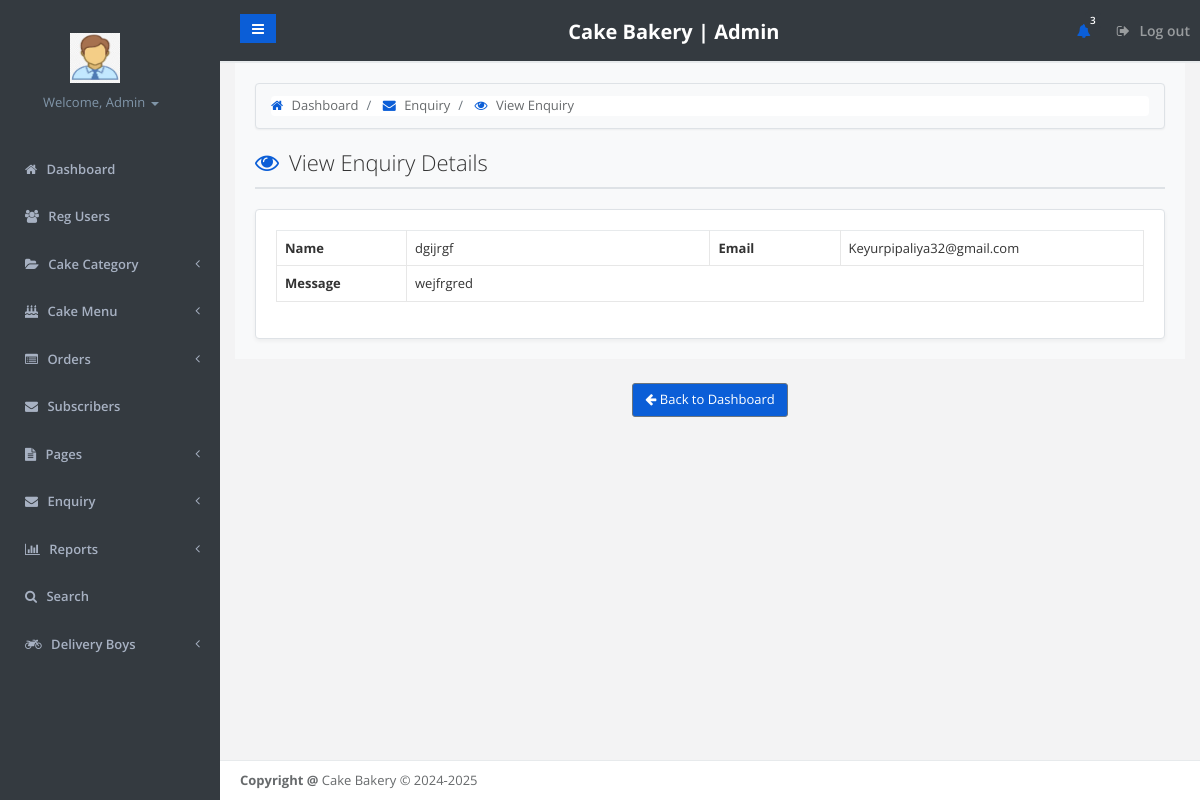
The app's page /admin/view-enquiry.php?viewid=1 (signed in) with its own data.
### tables this page shows
CREATE TABLE `tblcontact` (
  `ID` int(10) NOT NULL,
  `Name` varchar(200) DEFAULT NULL,
  `Email` varchar(200) DEFAULT NULL,
  `Message` mediumtext DEFAULT NULL,
  `EnquiryDate` timestamp NOT NULL DEFAULT current_timestamp(),
  `IsRead` int(5) DEFAULT NULL,
  `reply` varchar(255) DEFAULT NULL
);

### admin/view-enquiry.php (the view, shortened to what this page needs)
<?php
include('includes/dbconnection.php');
if (strlen($_SESSION['fosaid']==0)) {
  header('location:logout.php');
  } else{
$vid=$_GET['viewid'];
  ?>
<!DOCTYPE html>
<html>
<head>
    <link href="css/bootstrap.min.css" rel="stylesheet">
    <link href="font-awesome/css/font-awesome.css" rel="stylesheet">
    <link href="css/plugins/iCheck/custom.css" rel="stylesheet">
    <link href="css/plugins/steps/jquery.steps.css" rel="stylesheet">
    <link href="css/animate.css" rel="stylesheet">
    <link href="css/style.css" rel="stylesheet">
</head>
<body>
    <div id="wrapper">
    <?php include_once('includes/leftbar.php');?>
        <div id="page-wrapper" class="gray-bg">
             <?php include_once('includes/header.php');?>
        <div class="wrapper wrapper-content animated fadeInRight">
            <div class="row">
                <div class="col-lg-12">
                    <div class="breadcrumb-container">
                        <ol class="breadcrumb">
                            <li class="breadcrumb-item">
                                <a href="dashboard.php"><i class="fa fa-home"></i> Dashboard</a>
                            </li>
                            <li class="breadcrumb-item">
                                <a href="readenq.php"><i class="fa fa-envelope"></i> Enquiry</a>
                            </li>
                            <li class="breadcrumb-item active">
                                <i class="fa fa-eye"></i> View Enquiry
                            </li>
                        </ol>
                    </div>
                    <h2 class="page-title">
                        <i class="fa fa-eye"></i> View Enquiry Details
                    </h2>
                    <div class="card">
                        <div class="card-body">
                            <?php
$ret=mysqli_query($con,"select * from tblcontact where ID=$vid");
while ($row=mysqli_fetch_array($ret)) {
?>
                                 <div class="table-responsive">
                                    <table class="table table-bordered">
                                        <tr>
                                            <th width="15%">Name</th>
                                            <td width="35%"><?php echo $row['Name'];?></td>
                                            <th width="15%">Email</th>
                                            <td width="35%"><?php echo $row['Email'];?></td>
                                        </tr>
                                        <tr>
                                            <th>Message</th>
                                            <td colspan="3"><?php echo $row['Message'];?></td>
                                        </tr>
                                    </table>
                                </div>
                        </div>
                    </div>
                    </div>
                </div>
            </div>
            <div class="text-center mt-4 mb-3">
                <a  style="background-color: #0B5ED7; color:white;"  href="dashboard.php" class="btn btn-secondary">
                    <i class="fa fa-arrow-left"></i> Back to Dashboard
                </a>
            </div>
        <?php include_once('includes/footer.php');?>
        </div>
        </div>
</body>
</html><?php } }?>

### admin/includes/leftbar.php (shortened to what this page needs)
<!DOCTYPE html>
<html lang="en">
<head>
</head>
<body>
</body>
</html>
<nav  class="navbar-default navbar-static-side" role="navigation">
    <div class="sidebar-collapse">
        <ul style="  background: #343A40 !important"; class="nav metismenu" id="side-menu">
            <li style="  background: #343A40 !important"; class="nav-header">
                <div class="dropdown profile-element">
                    <img alt="Admin Logo" class="img-fluid"
                        src="/new cake/cake/images.jpeg"
                        onerror="this.onerror=null; this.src='/new cake/cake/images.jpeg';"
                        style="width: 50px; height: 50px; margin-bottom: 10px;margin-left: 45px;" />
                    <a data-toggle="dropdown" class="dropdown-toggle" href="#">
                        <?php
                            $admid = $_SESSION['fosaid'];
                            $ret   = mysqli_query($con, "SELECT AdminName FROM tbladmin WHERE ID='$admid'");
                            $row   = mysqli_fetch_array($ret);
                            $name  = $row['AdminName'];
                        ?>
                        <span class="text-muted text-xs block"  style="margin-left: 18px;">
                            Welcome,                                                                                                                                                                                                                                                                                                                                                                                                                                                                                                                                                                                                                                                                                                                                                                                                                                                                                                                                                                                                                                                                                                                                                                                                                                                                                                                                                                                                                                                                                                                                     <?php echo htmlspecialchars($name); ?> <b class="caret"></b>
                        </span>
                    </a>
                </div>
            </li>
            <li>
                <a href="dashboard.php"><i class="fa fa-home"></i> <span class="nav-label">Dashboard</span></a>
            </li>
            <li>
                <a href="user-detail.php"><i class="fa fa-users"></i> <span class="nav-label">Reg Users</span></a>
            </li>
            <li style="  background: #343A40 !important";>
                <a href="#"><i class="fa fa-folder-open"></i> <span  class="nav-label">Cake Category</span><span class="fa arrow"></span></a>
            </li>
            <li>
                <a href="#"><i class="fa fa-birthday-cake"></i> <span class="nav-label">Cake Menu</span><span class="fa arrow"></span></a>
            </li>
            <li>
                <a href="#"><i class="fa fa-list-alt"></i> <span class="nav-label">Orders</span><span class="fa arrow"></span></a>
            </li>
            <li>
            <li><a href="subcriber.php"><i class="fa fa-envelope"></i> Subscribers</a></li>
            </li>
            <li>
                <a href="#"><i class="fa fa-file-text"></i> <span class="nav-label">Pages</span><span class="fa arrow"></span></a>
            </li>
            <li>
                <a href="#"><i class="fa fa-envelope"></i> <span class="nav-label">Enquiry</span><span class="fa arrow"></span></a>
            </li>
            <li>
                <a href="#"><i class="fa fa-bar-chart"></i> <span class="nav-label">Reports</span><span class="fa arrow"></span></a>
            </li>
            <li>
                <a href="search.php"><i class="fa fa-search"></i> <span class="nav-label">Search</span></a>
            </li>
            <li>
                <a href="#"><i class="fa fa-motorcycle"></i> <span class="nav-label">Delivery Boys</span><span class="fa arrow"></span></a>
            </li>
        </ul>
    </div>
</nav>

### admin/includes/footer.php
<div class="footer">
            <div>
                <strong>Copyright @</strong> Cake Bakery  &copy; 2024-2025
            </div>
        </div>

### admin/view-enquiry.php (style rules this page uses)
:root { --primary-color: #0B5ED7; --primary-hover: #0a58ca; --primary-light: rgba(11, 94, 215, 0.1); --text-color: #333; --dark-color: #212529; --light-color: #f8f9fa; --border-color: #dee2e6; --border-radius: 0.25rem; --secondary-color: #6c757d; }
.breadcrumb-container { background: var(--light-color); padding: 12px 15px; border-radius: 4px; margin-bottom: 20px; border: 1px solid var(--border-color); box-shadow: 0 1px 2px rgba(0,0,0,0.05); }
.breadcrumb-item i { color: var(--primary-color); margin-right: 5px; }
.page-title { font-size: 22px; color: var(--text-color); margin-bottom: 20px; padding-bottom: 12px; border-bottom: 2px solid var(--border-color); display: flex; align-items: center; }
.page-title i { color: var(--primary-color); margin-right: 10px; font-size: 24px; }
.card { background: #fff; border: 1px solid var(--border-color); border-radius: 4px; box-shadow: 0 2px 4px rgba(0,0,0,0.05); }
.table { width: 100%; margin-bottom: 1rem; color: var(--text-color); border-collapse: collapse; }
.table th, .table td { padding: 0.75rem; vertical-align: middle; border-top: 1px solid var(--border-color); }
.wrapper-content { padding: 20px; background-color: #f8f9fa; }

### admin/includes/leftbar.php (style rules this page uses)
.nav { background: #343A40 !important; }
.navbar-static-side { background: #343A40 !important; }

### records on screen
tblcontact: Name "dgijrgf", Email "Keyurpipaliya32@gmail.com", Message "wejfrgred"

### other values on screen
$name "Admin"
$num "3"
